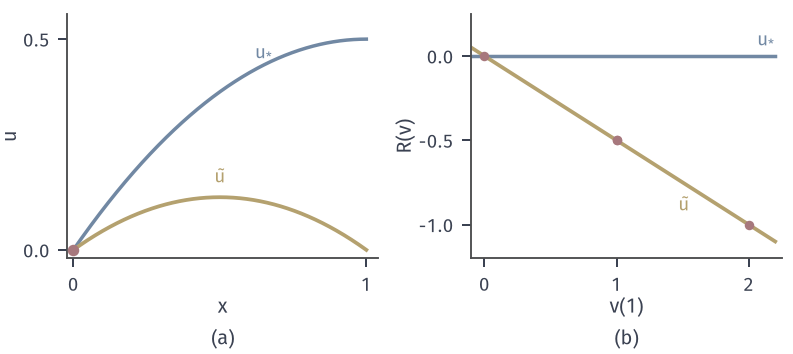

Here is the Python script that generated this plot:
from pathlib import Path
import sys
HERE = Path(__file__).resolve().parent
sys.path.insert(0, str(HERE.parent/"ellip-common"))
from ellip_fig import *
# mixed problem -u''=1, u(0)=0, u'(1)=0; residual R(v)=int u'v'-int f v.
fig, axes = figure(width_mm=112, height_mm=50, ncols=2)
panel(fig, left=.085, wspace=.3, bottom=.27)
ax = axes[0]
ax.plot(X, X-X**2/2, color=BLUE, lw=1.4); ax.plot(X, X*(1-X)/2, color=YELLOW, lw=1.5)
dot(ax, 0, 0)
lab(ax, .62, .49, '$u_{*}$', BLUE, va='top', ha='left'); lab(ax, .5, .15, r'$\tilde{u}$', YELLOW, ha='center', va='bottom')
ax.set_xlim(-.02, 1.04); ax.set_ylim(-.02, .56); ax.set_xticks([0, 1]); ax.set_yticks([0, .5]); hat01(ax, yl='$u$')
ax = axes[1]
vs = [('x', 1.), ('x(1-x)', 0.), ('2x', 2.), ('x^2', 1.)]
s = np.linspace(-.1, 2.2, 3)
ax.plot(s, 0*s, color=BLUE, lw=1.4); ax.plot(s, -s/2, color=YELLOW, lw=1.5)
for name, b in vs:
    dot(ax, b, -b/2, RED, 3.8)
lab(ax, 2.2, .04, 'R(v) 对 $u_*$'.replace('R(v) 对 $u_*$', '$u_{*}$'), BLUE, ha='right', va='bottom'); lab(ax, 1.55, -.83, r'$\tilde{u}$', YELLOW, ha='right', va='top')
ax.set_xlim(-.1, 2.25); ax.set_ylim(-1.2, .25); ax.set_xticks([0, 1, 2]); ax.set_yticks([-1, -.5, 0]); hat01(ax, '$v(1)$', r'$R(v)$')
tags(fig, axes)
def R(du, dv, v):
    return float(np.trapezoid(du*dv-v, X))
ut = .5-X
print([R(ut, 1+0*X, X), R(ut, 1-2*X, X*(1-X)), R(ut, 2*X, X**2), R(1-X, 1+0*X, X), R(1-X, 2*X, X**2)])
save(fig, HERE, 'figure', {'R_wrong(x)': R(ut, 1+0*X, X), 'R_wrong(x^2)': R(ut, 2*X, X**2), 'R_true(x)': R(1-X, 1+0*X, X)})
